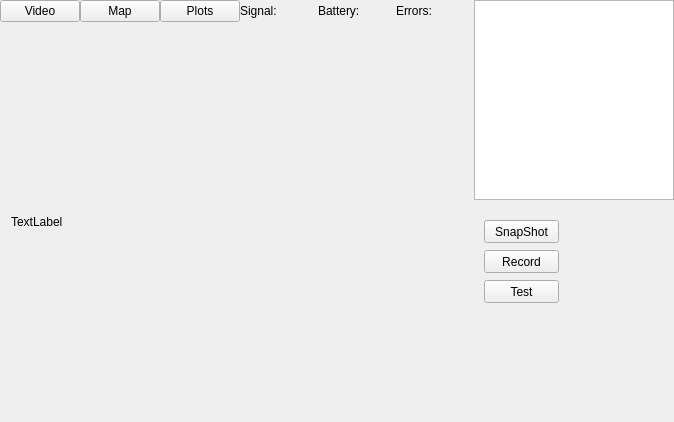
<?xml version="1.0" encoding="UTF-8"?>
<ui version="4.0">
 <class>f8GCSClass</class>
 <widget class="QWidget" name="f8GCSClass">
  <property name="geometry">
   <rect>
    <x>0</x>
    <y>0</y>
    <width>674</width>
    <height>422</height>
   </rect>
  </property>
  <property name="windowTitle">
   <string>f8GCS</string>
  </property>
  <layout class="QGridLayout" name="gridLayout_2">
   <property name="leftMargin">
    <number>0</number>
   </property>
   <property name="topMargin">
    <number>0</number>
   </property>
   <property name="rightMargin">
    <number>0</number>
   </property>
   <property name="bottomMargin">
    <number>0</number>
   </property>
   <property name="spacing">
    <number>0</number>
   </property>
   <item row="0" column="0">
    <layout class="QHBoxLayout" name="topLayout">
     <property name="spacing">
      <number>0</number>
     </property>
     <item>
      <widget class="QPushButton" name="videoButton">
       <property name="text">
        <string>Video</string>
       </property>
      </widget>
     </item>
     <item>
      <widget class="QPushButton" name="mapButton">
       <property name="text">
        <string>Map</string>
       </property>
      </widget>
     </item>
     <item>
      <widget class="QPushButton" name="plotsButton">
       <property name="text">
        <string>Plots</string>
       </property>
      </widget>
     </item>
     <item>
      <widget class="QLabel" name="signalLabel">
       <property name="text">
        <string>Signal:</string>
       </property>
      </widget>
     </item>
     <item>
      <widget class="QLabel" name="batteryLabel">
       <property name="text">
        <string>Battery:</string>
       </property>
      </widget>
     </item>
     <item>
      <widget class="QLabel" name="errorLabel">
       <property name="text">
        <string>Errors:</string>
       </property>
      </widget>
     </item>
    </layout>
   </item>
   <item row="0" column="1" rowspan="2">
    <layout class="QVBoxLayout" name="verticalLayout">
     <property name="spacing">
      <number>0</number>
     </property>
     <item>
      <widget class="QGraphicsView" name="artificialHorizonView">
       <property name="sizePolicy">
        <sizepolicy hsizetype="Fixed" vsizetype="Fixed">
         <horstretch>0</horstretch>
         <verstretch>0</verstretch>
        </sizepolicy>
       </property>
       <property name="minimumSize">
        <size>
         <width>200</width>
         <height>200</height>
        </size>
       </property>
       <property name="maximumSize">
        <size>
         <width>200</width>
         <height>200</height>
        </size>
       </property>
      </widget>
     </item>
     <item>
      <widget class="QStackedWidget" name="sideStackedWidget">
       <property name="sizePolicy">
        <sizepolicy hsizetype="Fixed" vsizetype="Expanding">
         <horstretch>0</horstretch>
         <verstretch>0</verstretch>
        </sizepolicy>
       </property>
       <property name="minimumSize">
        <size>
         <width>200</width>
         <height>0</height>
        </size>
       </property>
       <property name="currentIndex">
        <number>0</number>
       </property>
       <widget class="QWidget" name="page_3">
        <widget class="QPushButton" name="pushButton_4">
         <property name="geometry">
          <rect>
           <x>10</x>
           <y>20</y>
           <width>75</width>
           <height>23</height>
          </rect>
         </property>
         <property name="text">
          <string>SnapShot</string>
         </property>
        </widget>
        <widget class="QPushButton" name="pushButton_5">
         <property name="geometry">
          <rect>
           <x>10</x>
           <y>50</y>
           <width>75</width>
           <height>23</height>
          </rect>
         </property>
         <property name="text">
          <string>Record</string>
         </property>
        </widget>
        <widget class="QPushButton" name="pushButton_6">
         <property name="geometry">
          <rect>
           <x>10</x>
           <y>80</y>
           <width>75</width>
           <height>23</height>
          </rect>
         </property>
         <property name="text">
          <string>Test</string>
         </property>
        </widget>
       </widget>
       <widget class="QWidget" name="page_4"/>
      </widget>
     </item>
    </layout>
   </item>
   <item row="1" column="0">
    <widget class="QStackedWidget" name="mainStackedWidget">
     <property name="currentIndex">
      <number>0</number>
     </property>
     <widget class="QWidget" name="VideoPage">
      <layout class="QGridLayout" name="gridLayout">
       <item row="0" column="0">
        <widget class="QLabel" name="videoLabel">
         <property name="text">
          <string>TextLabel</string>
         </property>
        </widget>
       </item>
      </layout>
     </widget>
     <widget class="QWidget" name="MapPage">
      <layout class="QGridLayout" name="gridLayout_3">
       <item row="0" column="0">
        <widget class="QGraphicsView" name="graphicsView_2"/>
       </item>
      </layout>
     </widget>
     <widget class="QWidget" name="PlotPage">
      <layout class="QVBoxLayout" name="verticalLayout_2">
       <item>
        <widget class="QLabel" name="label_4">
         <property name="frameShape">
          <enum>QFrame::Box</enum>
         </property>
         <property name="text">
          <string>Plots</string>
         </property>
        </widget>
       </item>
       <item>
        <widget class="QLabel" name="label">
         <property name="frameShape">
          <enum>QFrame::Box</enum>
         </property>
         <property name="text">
          <string>Plot2</string>
         </property>
        </widget>
       </item>
       <item>
        <widget class="QLabel" name="label_2">
         <property name="frameShape">
          <enum>QFrame::Box</enum>
         </property>
         <property name="text">
          <string>Plot3</string>
         </property>
        </widget>
       </item>
      </layout>
     </widget>
    </widget>
   </item>
  </layout>
 </widget>
 <layoutdefault spacing="6" margin="11"/>
 <resources>
  <include location="f8gcs.qrc"/>
 </resources>
 <connections/>
</ui>
